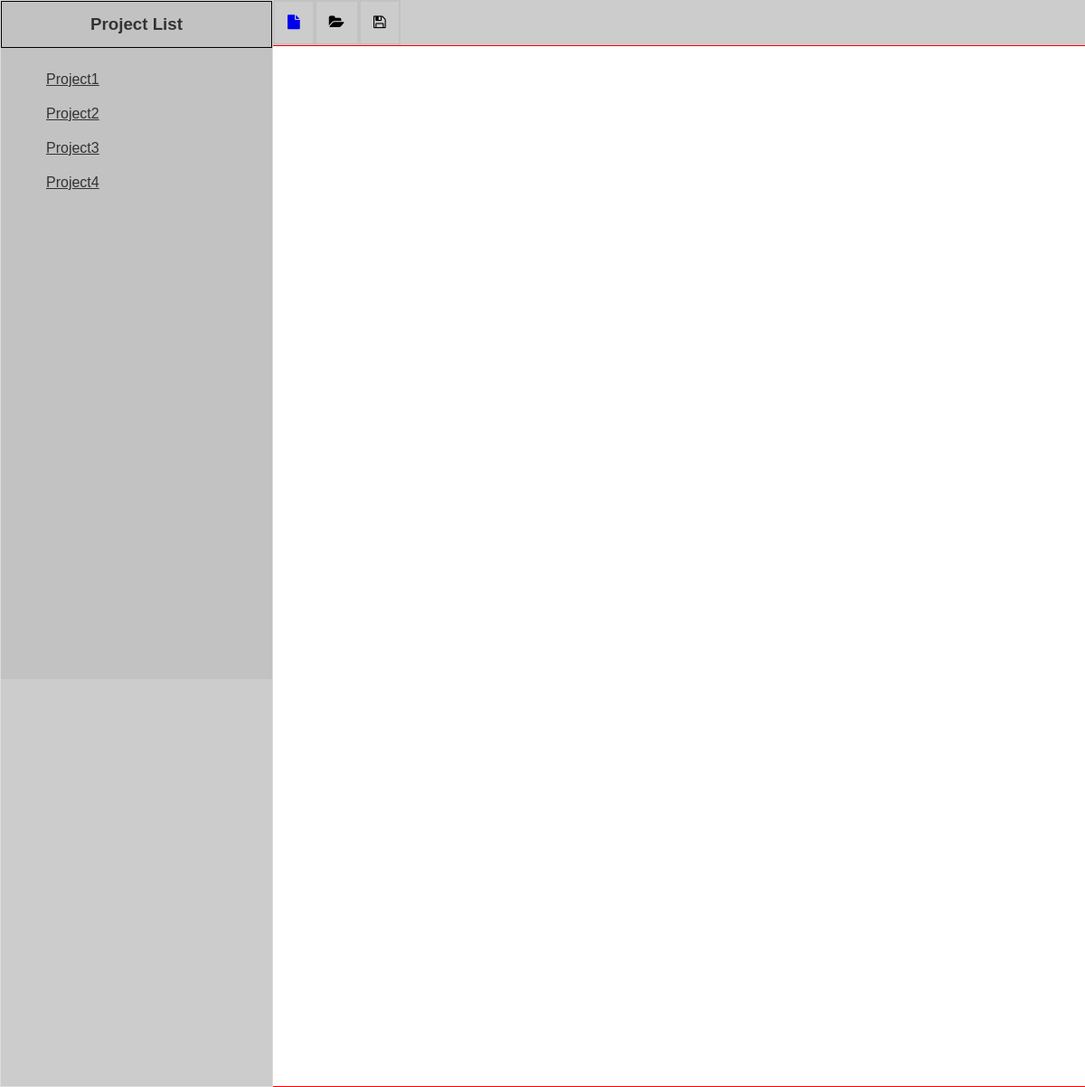
Before: / with the older database file.
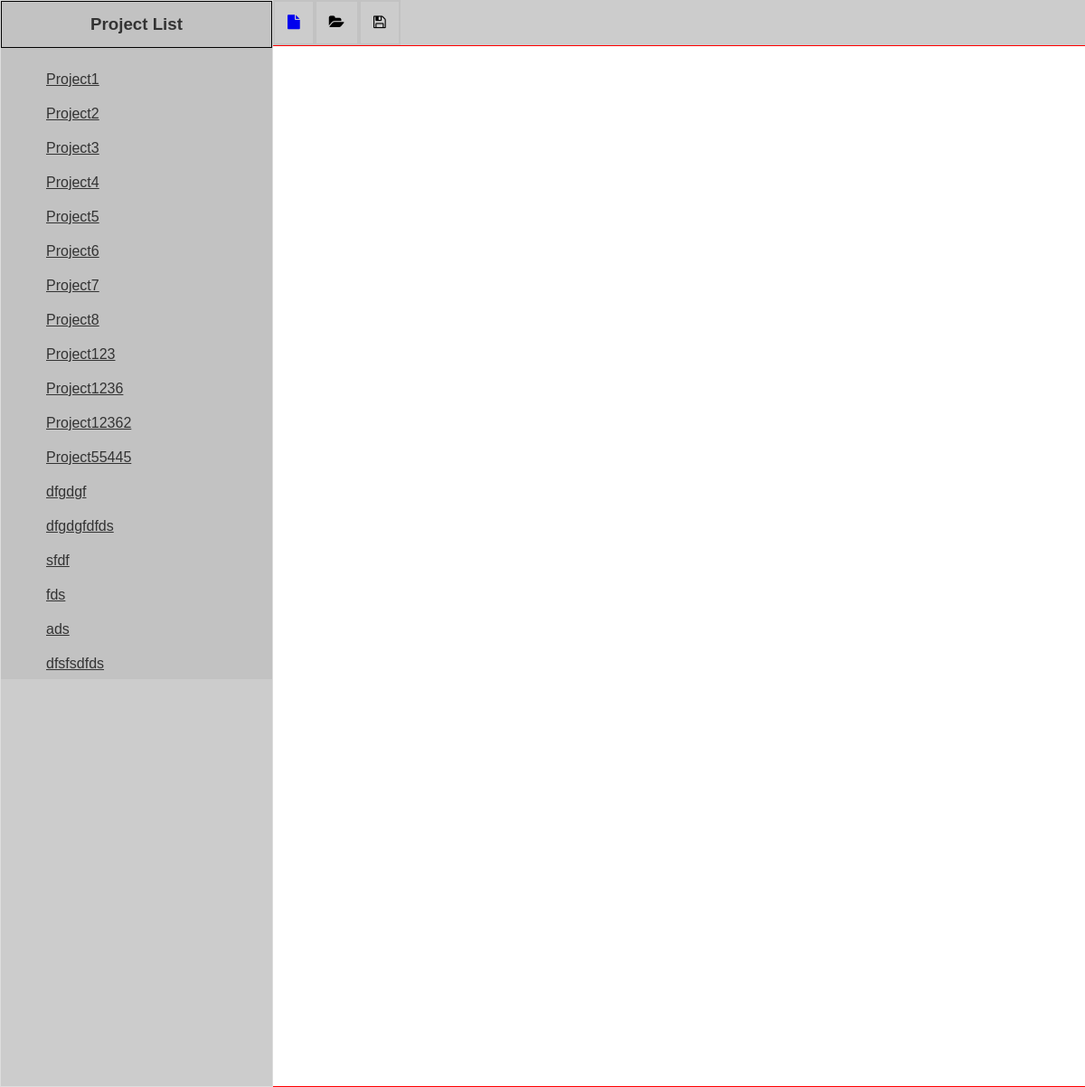
After: the same page with the newer database file.
### webinterface/models.py (models this page shows, shortened)
class Project(models.Model):
    title = models.CharField(max_length=64, unique=True, blank=False)
    date_created = models.DateTimeField(auto_now_add=True)
    date_updated = models.DateTimeField(auto_now=True)
    class Meta:
        verbose_name = 'Project'
        verbose_name_plural = 'Projects'

### webinterface/views.py (the view)
# urls.py: url(r'^$', views.main),
def main(request):
    context = {
        'page': 'home',
        'sidebar_title': 'Project List',
        'sidebar_object': 'project-list',
        'sidebar_data': get_projects()
    }
    return render(request, 'webinterface/base.html', context)

### webinterface/projects.py (called while the page is built)
def get_projects():
    return Project.objects.all()

### webinterface/templates/webinterface/base.html (shortened to what this page needs)
{% load staticfiles %}
<!DOCTYPE html>
<html>
	<head>
        <link rel="stylesheet" href="{% static 'css/normalize.css' %}">
        <link rel="stylesheet" href="{% static 'css/custom.css' %}">
        <link rel="stylesheet" href="https://maxcdn.bootstrapcdn.com/font-awesome/4.5.0/css/font-awesome.min.css">
        <link href="http://code.jquery.com/ui/1.10.4/themes/ui-lightness/jquery-ui.css" rel="stylesheet">
	</head>
	<body>
		<div class="container">
            {% include 'webinterface/sidebar.html' %}
            {% include 'webinterface/toolbar.html' %}
            <div id="main-content-container">
            </div>
		</div>
	</body>
</html>

### webinterface/templates/webinterface/sidebar.html
<div id="sidebar-container" class="ui-widget-content">
    <div id="file-container">
        <h3>{{ sidebar_title }}</h3>
        <div id="file-view-container">
            <ul>
                {% for data in sidebar_data %}
                    <li class="file-item">
                        {% if sidebar_object == 'project-list' %}
                         <a href="{% url 'project_view' data.title %}">{{ data.title }}</a>
                        {% elif sidebar_object == 'project-obj' %}
                            <a href="#">{{ data.title }}</a>
                        {% endif %}
                    </li>
                {% endfor %}
            </ul>
        </div>
    </div>
    <div id="metadata-container">
    </div>
</div>

### webinterface/templates/webinterface/toolbar.html
    <nav id="toolbar-container" role="navigation">
        <ul>
            <a href="{% url 'create_project' %}"><li title="New File"><i class="fa fa-file"></i></li></a>
            <li title="Open Folder"><i class="fa fa-folder-open"></i></li>
            <li title="Save"><i class="fa fa-floppy-o"></i></li>
        </ul>
    </nav>

### webinterface/static/css/custom.css (style rules this page uses)
.container { width: 100%; }
#sidebar-container { float: left; min-width: 25%; width: 25%; max-width: 50%; height: 1200px; }
#file-container { width: 100%; background-color: #c2c2c2; height: 750px; overflow: scroll; }
#file-container h3 { text-align: center; margin: 0; padding: 14px; border: 1px solid black; }
#file-view-container { width: 100%; }
#file-view-container .file-item { list-style-type: none; padding: 10px; }
#metadata-container { width: 100%; background-color: #cccccc; height: 450px; overflow: scroll; }
#main-content-container { margin-left: 25%; width: 75%; height: 1150px; border: 1px solid red; }
#toolbar-container { width: 100%; height: 50px; background-color: #cccccc; }
#toolbar-container ul { list-style-type: none; margin: 0; padding: 0; }
#toolbar-container ul li { margin: 0; background-color: #cccccc; border: 2px solid #c2c2c2; padding: 14px; display: block; float: left; }

Changed rows visible on the page:
added Project: title "Project5"
added Project: title "Project6"
added Project: title "Project7"
added Project: title "Project8"
added Project: title "Project123"
added Project: title "Project1236"
added Project: title "Project12362"
added Project: title "Project55445"
added Project: title "dfgdgf"
added Project: title "dfgdgfdfds"
added Project: title "sfdf"
added Project: title "fds"
added Project: title "ads"
added Project: title "dfsfsdfds"
